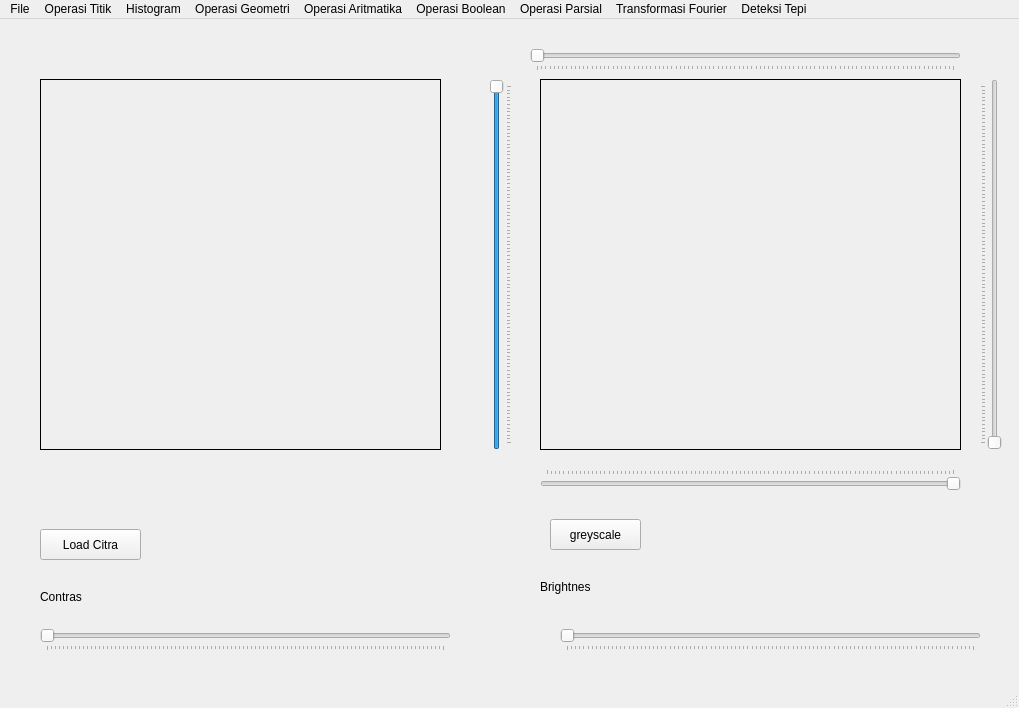
<?xml version="1.0" encoding="UTF-8"?>
<ui version="4.0">
 <class>MainWindow</class>
 <widget class="QMainWindow" name="MainWindow">
  <property name="geometry">
   <rect>
    <x>0</x>
    <y>0</y>
    <width>1019</width>
    <height>708</height>
   </rect>
  </property>
  <property name="windowTitle">
   <string>MainWindow</string>
  </property>
  <widget class="QWidget" name="centralwidget">
   <widget class="QPushButton" name="button_loadCitra">
    <property name="geometry">
     <rect>
      <x>40</x>
      <y>510</y>
      <width>101</width>
      <height>31</height>
     </rect>
    </property>
    <property name="text">
     <string>Load Citra</string>
    </property>
   </widget>
   <widget class="QLabel" name="label">
    <property name="geometry">
     <rect>
      <x>40</x>
      <y>60</y>
      <width>401</width>
      <height>371</height>
     </rect>
    </property>
    <property name="frameShape">
     <enum>QFrame::Box</enum>
    </property>
    <property name="text">
     <string/>
    </property>
   </widget>
   <widget class="QPushButton" name="button_prosesCitra">
    <property name="geometry">
     <rect>
      <x>550</x>
      <y>500</y>
      <width>91</width>
      <height>31</height>
     </rect>
    </property>
    <property name="text">
     <string>greyscale</string>
    </property>
   </widget>
   <widget class="QLabel" name="label_2">
    <property name="geometry">
     <rect>
      <x>540</x>
      <y>60</y>
      <width>421</width>
      <height>371</height>
     </rect>
    </property>
    <property name="frameShape">
     <enum>QFrame::Box</enum>
    </property>
    <property name="text">
     <string/>
    </property>
   </widget>
   <widget class="QSlider" name="crop_atas_horizontal">
    <property name="geometry">
     <rect>
      <x>530</x>
      <y>30</y>
      <width>431</width>
      <height>22</height>
     </rect>
    </property>
    <property name="layoutDirection">
     <enum>Qt::LeftToRight</enum>
    </property>
    <property name="orientation">
     <enum>Qt::Horizontal</enum>
    </property>
    <property name="tickPosition">
     <enum>QSlider::TicksBelow</enum>
    </property>
   </widget>
   <widget class="QSlider" name="crop_atas_vertical">
    <property name="geometry">
     <rect>
      <x>490</x>
      <y>60</y>
      <width>22</width>
      <height>371</height>
     </rect>
    </property>
    <property name="layoutDirection">
     <enum>Qt::LeftToRight</enum>
    </property>
    <property name="value">
     <number>99</number>
    </property>
    <property name="sliderPosition">
     <number>99</number>
    </property>
    <property name="orientation">
     <enum>Qt::Vertical</enum>
    </property>
    <property name="tickPosition">
     <enum>QSlider::TicksBelow</enum>
    </property>
   </widget>
   <widget class="QSlider" name="crop_bawah_horizontal">
    <property name="geometry">
     <rect>
      <x>540</x>
      <y>450</y>
      <width>421</width>
      <height>22</height>
     </rect>
    </property>
    <property name="layoutDirection">
     <enum>Qt::RightToLeft</enum>
    </property>
    <property name="value">
     <number>0</number>
    </property>
    <property name="orientation">
     <enum>Qt::Horizontal</enum>
    </property>
    <property name="tickPosition">
     <enum>QSlider::TicksAbove</enum>
    </property>
   </widget>
   <widget class="QSlider" name="crop_bawah_vertical">
    <property name="geometry">
     <rect>
      <x>980</x>
      <y>60</y>
      <width>22</width>
      <height>371</height>
     </rect>
    </property>
    <property name="orientation">
     <enum>Qt::Vertical</enum>
    </property>
    <property name="tickPosition">
     <enum>QSlider::TicksAbove</enum>
    </property>
   </widget>
   <widget class="QSlider" name="contrasSlider">
    <property name="geometry">
     <rect>
      <x>40</x>
      <y>610</y>
      <width>411</width>
      <height>22</height>
     </rect>
    </property>
    <property name="orientation">
     <enum>Qt::Horizontal</enum>
    </property>
    <property name="tickPosition">
     <enum>QSlider::TicksBelow</enum>
    </property>
   </widget>
   <widget class="QLabel" name="label_3">
    <property name="geometry">
     <rect>
      <x>40</x>
      <y>570</y>
      <width>55</width>
      <height>16</height>
     </rect>
    </property>
    <property name="text">
     <string>Contras</string>
    </property>
   </widget>
   <widget class="QSlider" name="brightnesSlider">
    <property name="geometry">
     <rect>
      <x>560</x>
      <y>610</y>
      <width>421</width>
      <height>22</height>
     </rect>
    </property>
    <property name="orientation">
     <enum>Qt::Horizontal</enum>
    </property>
    <property name="tickPosition">
     <enum>QSlider::TicksBelow</enum>
    </property>
   </widget>
   <widget class="QLabel" name="label_4">
    <property name="geometry">
     <rect>
      <x>540</x>
      <y>560</y>
      <width>55</width>
      <height>16</height>
     </rect>
    </property>
    <property name="text">
     <string>Brightnes</string>
    </property>
   </widget>
  </widget>
  <widget class="QMenuBar" name="menubar">
   <property name="geometry">
    <rect>
     <x>0</x>
     <y>0</y>
     <width>1019</width>
     <height>26</height>
    </rect>
   </property>
   <widget class="QMenu" name="menuOperasi_Titik">
    <property name="title">
     <string>Operasi Titik</string>
    </property>
    <addaction name="actionOperasi_pencerahan"/>
    <addaction name="actionSimple_contras"/>
    <addaction name="actionContras_streching"/>
    <addaction name="actionNegative"/>
    <addaction name="actionBiner"/>
   </widget>
   <widget class="QMenu" name="menuHistogram">
    <property name="title">
     <string>Histogram</string>
    </property>
    <addaction name="actionHistogram_greyscale"/>
    <addaction name="actionHistogram_RGB"/>
    <addaction name="actionHistogram_Equalization"/>
   </widget>
   <widget class="QMenu" name="menuOperasi_Geometri">
    <property name="title">
     <string>Operasi Geometri</string>
    </property>
    <widget class="QMenu" name="menuRotasi">
     <property name="title">
      <string>Rotasi</string>
     </property>
     <addaction name="action90_Derajat"/>
     <addaction name="action_90_Derajat"/>
     <addaction name="action45_Derajat"/>
     <addaction name="action_45_Derajat"/>
     <addaction name="action180_Derajat"/>
    </widget>
    <widget class="QMenu" name="menuZoom_Out">
     <property name="title">
      <string>Zoom Out</string>
     </property>
     <addaction name="action200"/>
     <addaction name="action300"/>
     <addaction name="action400"/>
    </widget>
    <widget class="QMenu" name="menuZoom_In">
     <property name="title">
      <string>Zoom In</string>
     </property>
     <addaction name="action75"/>
     <addaction name="action50"/>
     <addaction name="action25"/>
    </widget>
    <addaction name="actionTranslasi"/>
    <addaction name="menuRotasi"/>
    <addaction name="menuZoom_Out"/>
    <addaction name="menuZoom_In"/>
    <addaction name="actionCrop"/>
   </widget>
   <widget class="QMenu" name="menuAritmatika">
    <property name="title">
     <string>Operasi Aritmatika</string>
    </property>
    <addaction name="actionPertambahan_2"/>
    <addaction name="actionPengurangan"/>
    <addaction name="actionPerkalian"/>
    <addaction name="actionPembagian"/>
   </widget>
   <widget class="QMenu" name="menuBoolean">
    <property name="title">
     <string>Operasi Boolean</string>
    </property>
    <addaction name="actionAND"/>
    <addaction name="actionOR"/>
    <addaction name="actionXOR"/>
   </widget>
   <widget class="QMenu" name="menuFile">
    <property name="title">
     <string>File</string>
    </property>
    <addaction name="actionSave"/>
    <addaction name="actionLoad"/>
   </widget>
   <widget class="QMenu" name="menuFiltering">
    <property name="title">
     <string>Operasi Parsial</string>
    </property>
    <widget class="QMenu" name="menuHighpass">
     <property name="title">
      <string>Highpass</string>
     </property>
     <widget class="QMenu" name="menuSharpening">
      <property name="title">
       <string>Sharpening</string>
      </property>
      <addaction name="actionKarnel_i"/>
      <addaction name="actionKarnel_ii"/>
      <addaction name="actionKarnel_iii"/>
      <addaction name="actionKarnel_iv"/>
      <addaction name="actionKarnel_v"/>
      <addaction name="actionKarnel_vi"/>
      <addaction name="actionAll"/>
     </widget>
     <addaction name="actionKarnel1"/>
     <addaction name="actionKarnel2"/>
     <addaction name="menuSharpening"/>
     <addaction name="actionLaplace"/>
    </widget>
    <widget class="QMenu" name="menuLowPass">
     <property name="title">
      <string>LowPass</string>
     </property>
     <addaction name="actionMeanFilter_2"/>
     <addaction name="actionGaussianFilter"/>
    </widget>
    <addaction name="menuHighpass"/>
    <addaction name="menuLowPass"/>
    <addaction name="actionMedian_filter"/>
    <addaction name="actionMax_Filter"/>
    <addaction name="actionMin_Filter"/>
   </widget>
   <widget class="QMenu" name="menuTransformasi_Fourier">
    <property name="title">
     <string>Transformasi Fourier</string>
    </property>
    <addaction name="actionSmoothing"/>
    <addaction name="actionEdge"/>
   </widget>
   <widget class="QMenu" name="menuDeteksi_Tepi">
    <property name="title">
     <string>Deteksi Tepi</string>
    </property>
    <addaction name="actionSobel"/>
    <addaction name="actionPrewitt"/>
    <addaction name="actionRobert"/>
    <addaction name="actionCanny_Adge"/>
   </widget>
   <addaction name="menuFile"/>
   <addaction name="menuOperasi_Titik"/>
   <addaction name="menuHistogram"/>
   <addaction name="menuOperasi_Geometri"/>
   <addaction name="menuAritmatika"/>
   <addaction name="menuBoolean"/>
   <addaction name="menuFiltering"/>
   <addaction name="menuTransformasi_Fourier"/>
   <addaction name="menuDeteksi_Tepi"/>
  </widget>
  <widget class="QStatusBar" name="statusbar"/>
  <action name="actionOperasi_pencerahan">
   <property name="text">
    <string>Operasi pencerahan</string>
   </property>
  </action>
  <action name="actionSimple_contras">
   <property name="text">
    <string>Simple contras</string>
   </property>
  </action>
  <action name="actionContras_streching">
   <property name="text">
    <string>Contras streching</string>
   </property>
  </action>
  <action name="actionNegative">
   <property name="text">
    <string>Negative</string>
   </property>
  </action>
  <action name="actionBiner">
   <property name="text">
    <string>Biner</string>
   </property>
  </action>
  <action name="actionHistogram_greyscale">
   <property name="text">
    <string>Histogram greyscale</string>
   </property>
  </action>
  <action name="actionHistogram_RGB">
   <property name="text">
    <string>Histogram RGB</string>
   </property>
  </action>
  <action name="actionHistogram_Equalization">
   <property name="text">
    <string>Histogram Equalization</string>
   </property>
  </action>
  <action name="actionTranslasi">
   <property name="text">
    <string>Translasi</string>
   </property>
  </action>
  <action name="action90_Derajat">
   <property name="text">
    <string>90 Derajat</string>
   </property>
  </action>
  <action name="action_90_Derajat">
   <property name="text">
    <string>-90 Derajat</string>
   </property>
  </action>
  <action name="action45_Derajat">
   <property name="text">
    <string>45 Derajat</string>
   </property>
  </action>
  <action name="action_45_Derajat">
   <property name="text">
    <string>-45 Derajat</string>
   </property>
  </action>
  <action name="action180_Derajat">
   <property name="text">
    <string>180 Derajat</string>
   </property>
  </action>
  <action name="action200">
   <property name="text">
    <string>200%</string>
   </property>
  </action>
  <action name="action300">
   <property name="text">
    <string>300%</string>
   </property>
  </action>
  <action name="action400">
   <property name="text">
    <string>400%</string>
   </property>
  </action>
  <action name="action75">
   <property name="text">
    <string>75%</string>
   </property>
  </action>
  <action name="action50">
   <property name="text">
    <string>50%</string>
   </property>
  </action>
  <action name="action25">
   <property name="text">
    <string>25%</string>
   </property>
  </action>
  <action name="actionPertambahan">
   <property name="text">
    <string>Pertambahan</string>
   </property>
  </action>
  <action name="actionCrop">
   <property name="text">
    <string>Crop</string>
   </property>
  </action>
  <action name="actionPertambahan_2">
   <property name="text">
    <string>Pertambahan</string>
   </property>
  </action>
  <action name="actionPengurangan">
   <property name="text">
    <string>Pengurangan</string>
   </property>
  </action>
  <action name="actionPerkalian">
   <property name="text">
    <string>Perkalian</string>
   </property>
  </action>
  <action name="actionPembagian">
   <property name="text">
    <string>Pembagian</string>
   </property>
  </action>
  <action name="actionAND">
   <property name="text">
    <string>AND</string>
   </property>
  </action>
  <action name="actionOR">
   <property name="text">
    <string>OR</string>
   </property>
  </action>
  <action name="actionXOR">
   <property name="text">
    <string>XOR</string>
   </property>
  </action>
  <action name="actionSave">
   <property name="text">
    <string>Save</string>
   </property>
  </action>
  <action name="actionLoad">
   <property name="text">
    <string>Load</string>
   </property>
  </action>
  <action name="actionKarnel1">
   <property name="text">
    <string>Karnel1</string>
   </property>
  </action>
  <action name="actionKarnel2">
   <property name="text">
    <string>Karnel2</string>
   </property>
  </action>
  <action name="action3x3">
   <property name="text">
    <string>3x3</string>
   </property>
  </action>
  <action name="action2x2">
   <property name="text">
    <string>2x2</string>
   </property>
  </action>
  <action name="actionMeanFilter_2">
   <property name="text">
    <string>MeanFilter</string>
   </property>
  </action>
  <action name="actionGaussianFilter">
   <property name="text">
    <string>GaussianFilter</string>
   </property>
  </action>
  <action name="actionKarnel_i">
   <property name="text">
    <string>Karnel(i)</string>
   </property>
  </action>
  <action name="actionKarnel_ii">
   <property name="text">
    <string>Karnel(ii)</string>
   </property>
  </action>
  <action name="actionKarnel_iii">
   <property name="text">
    <string>Karnel(iii)</string>
   </property>
  </action>
  <action name="actionKarnel_iv">
   <property name="text">
    <string>Karnel(iv)</string>
   </property>
  </action>
  <action name="actionKarnel_v">
   <property name="text">
    <string>Karnel(v)</string>
   </property>
  </action>
  <action name="actionKarnel_vi">
   <property name="text">
    <string>Karnel(vi)</string>
   </property>
  </action>
  <action name="actionLaplace">
   <property name="text">
    <string>Laplace</string>
   </property>
  </action>
  <action name="actionMedian_filter">
   <property name="text">
    <string>Median filter</string>
   </property>
  </action>
  <action name="actionMax_Filter">
   <property name="text">
    <string>Max Filter</string>
   </property>
  </action>
  <action name="actionMin_Filter">
   <property name="text">
    <string>Min Filter</string>
   </property>
  </action>
  <action name="actionSmoothing">
   <property name="text">
    <string>Smoothing</string>
   </property>
  </action>
  <action name="actionEdge">
   <property name="text">
    <string>Edge</string>
   </property>
  </action>
  <action name="actionSobel">
   <property name="text">
    <string>Sobel</string>
   </property>
  </action>
  <action name="actionPrewitt">
   <property name="text">
    <string>Prewitt</string>
   </property>
  </action>
  <action name="actionRobert">
   <property name="text">
    <string>Robert</string>
   </property>
  </action>
  <action name="actionCanny_Adge">
   <property name="text">
    <string>Canny Adge</string>
   </property>
  </action>
  <action name="actionAll">
   <property name="text">
    <string>All</string>
   </property>
  </action>
 </widget>
 <resources/>
 <connections/>
</ui>
